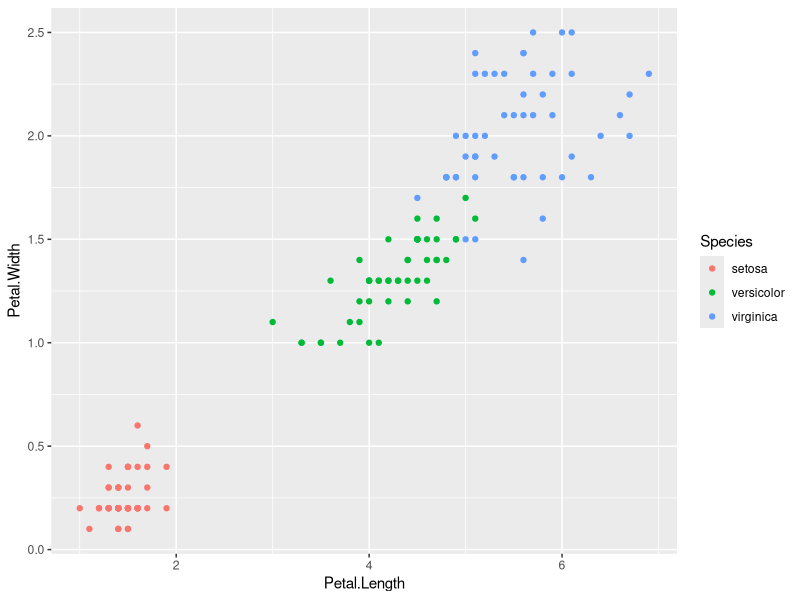
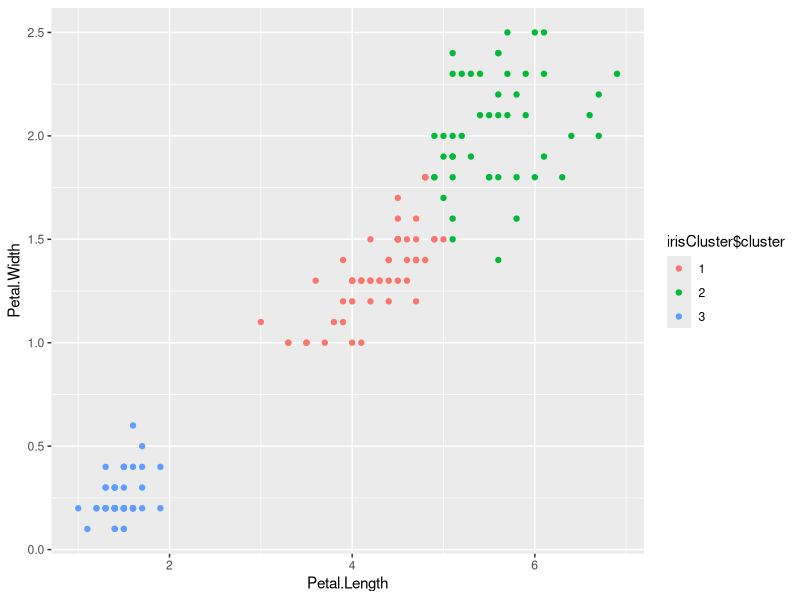
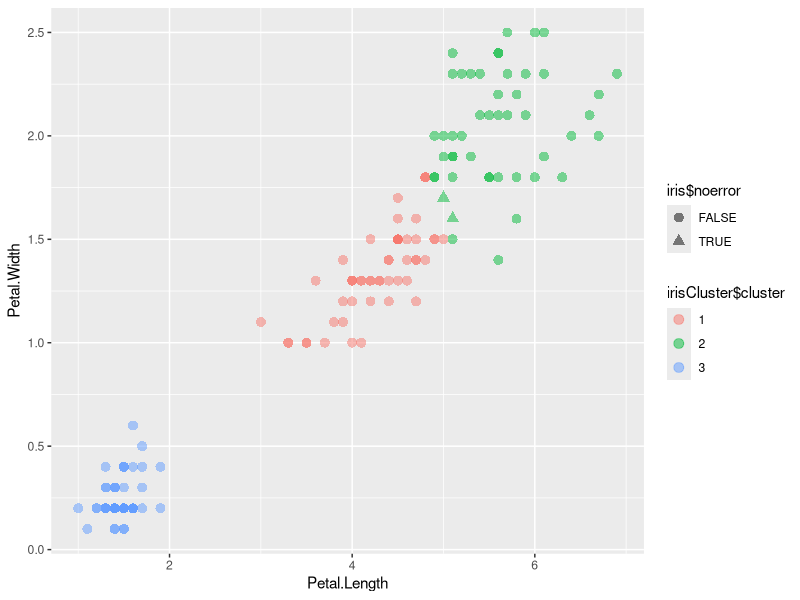

Generate these figures, in order, with R:
# What is mean by K-means clustering? 
# K Means Clustering is an unsupervised learning algorithm that tries to cluster the data based on their similarity. 
# Unsupervised learning means that there is no outcome to be predicted, and the algorithm just tries to find patterns in the data.

# How K-means clustering model works?
# In k means clustering, we have to specify the number of clusters we want the data to be grouped into.
# The algorithm randomly assigns each observation to a cluster, and finds the centroid of each cluster. 
# Then, the algorithm iterates through two steps:
# 1.	Reassign data points to the cluster whose centroid is closest.
# 2.	Calculate new centroid of each cluster.
# These two steps are repeated until the within cluster variation cannot be reduced any further.

# How K-means clustering model is used in R programming?
# Load the iris dataset in the working environment
library(datasets)

# Exploring the data
head(iris)
# The iris dataset contains data about sepal length, sepal width, petal length, and petal width of flowers of different species.  
# After a little bit of exploration, I found that Petal.Length and Petal.Width were similar among the same species but varied considerably between different species.

# To get complete overview of data we plot ggplot of iris data. To plot iris data, we will insatll ggplot2 package in R and then load the ggplot2 in r environment.
library(ggplot2)
# Plot the ggplot for iris dataset for two variable Pedal.Length and Pedal.Width with color perfernece as per species. 
ggplot(iris, aes(Petal.Length, Petal.Width, color = Species)) + geom_point()

#  After exploring and plotting of data, let us try to cluster it. Since the initial cluster assignments are random, let us set the seed to ensure reproducibility.
set.seed(20)

# Since we know that there are 3 species involved, we ask the algorithm to group the data into 3 clusters, and since the starting assignments are random, we specify nstart = 20. 
# This means that R will try 20 different random starting assignments and then select the one with the lowest within cluster variation.
irisCluster <- kmeans(iris[, 3:4], 3, nstart = 20)
irisCluster

# Let us compare the clusters with the species
table(irisCluster$cluster, iris$Species)

# We can plot to see the clusters
irisCluster$cluster <- as.factor(irisCluster$cluster)
ggplot(iris, aes(Petal.Length, Petal.Width, color = irisCluster$cluster)) + geom_point()

# We can find out the error in k mean clustering
not.error <- unclass(iris$Species) == irisCluster$cluster
iris$noerror <- not.error

# We can plot the error in k-mean clustering.
ggplot(iris, aes(Petal.Length, Petal.Width, color = irisCluster$cluster)) +geom_point(size = 3, alpha = 0.5, aes(shape = iris$noerror))


